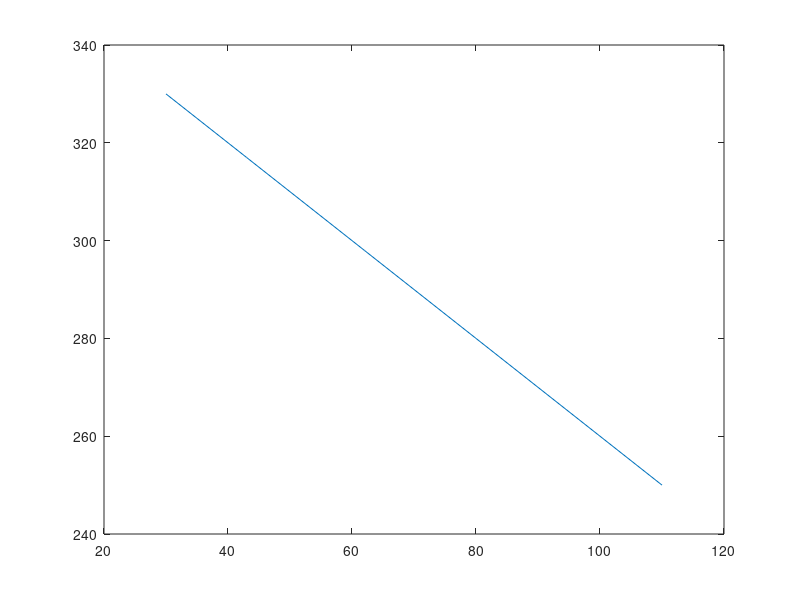

The MATLAB script that drew this image:
% Hieronder staat een regel waarmee je de kniehoek in
% graden, gemeten aan de achterzijde, tijdens een
% kniebeweging genereert. Bepaal met behulp van een loop
% de gelijktijdig optredende kniehoek aan de voorzijde.
% Plot de kniehoek aan de achterzijde tegen de
% kniehoek aan de voorzijde.
clearvars
close all

phiAchter = [30 35 39 43 49 59 62 80 110];
% oplossing:
phiVoor = zeros(size(phiAchter));
var360 = repmat(360,1,size(phiAchter,2));
for i = 1:size(phiAchter,2)
    phiVoor(i) = var360(i)-phiAchter(i);
end    
figure
plot(phiAchter,phiVoor)
